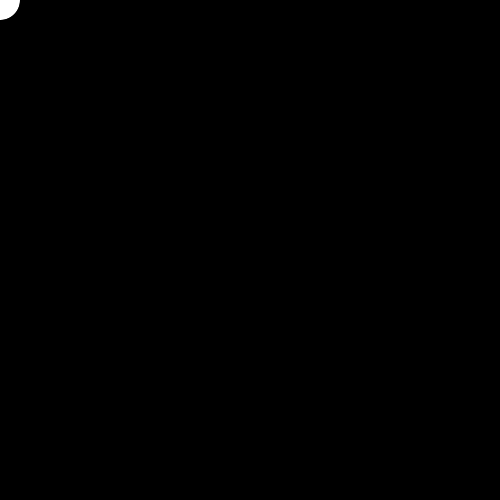
Frame 1 (no input)
Frame 60 (the mouse pressed at the canvas centre just before this capture): identical to frame 1, image omitted
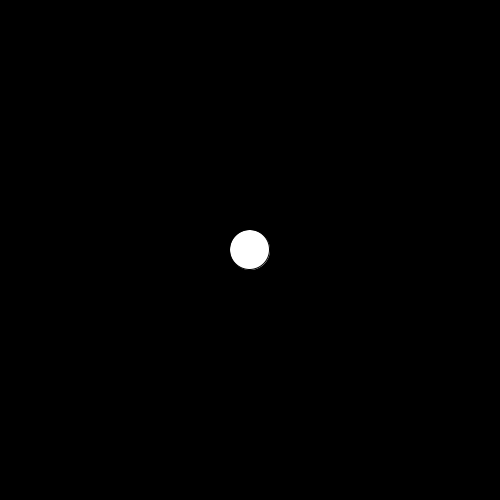
Frame 120 (the mouse held since frame 60 and released just before this capture)

The Processing sketch that drew these frames (run headless with seeded random() and noise(); from frame 60 on, the mouse is pressed at the canvas centre):

// Processing sketch: cours_03_01_simpleEasing
// ── cours_03_01_simpleEasing.pde
float x;
float y;
float easing;

void setup()
{
  size(500, 500);
  
  easing = random(1);
}

void draw()
{
  background(0);
  
  updateLocation();
  ellipse(x, y, 40, 40);
}

void updateLocation()
{
  float targetX = mouseX;
  float targetY = mouseY;
  
  float dx = targetX - x;
  x += dx * easing;
  
  float dy = targetY - y;
  y += dy * easing;
  
  println(targetX, dx, x, targetY, dy, y);
}

void mousePressed()
{
  easing = random(1);
}
